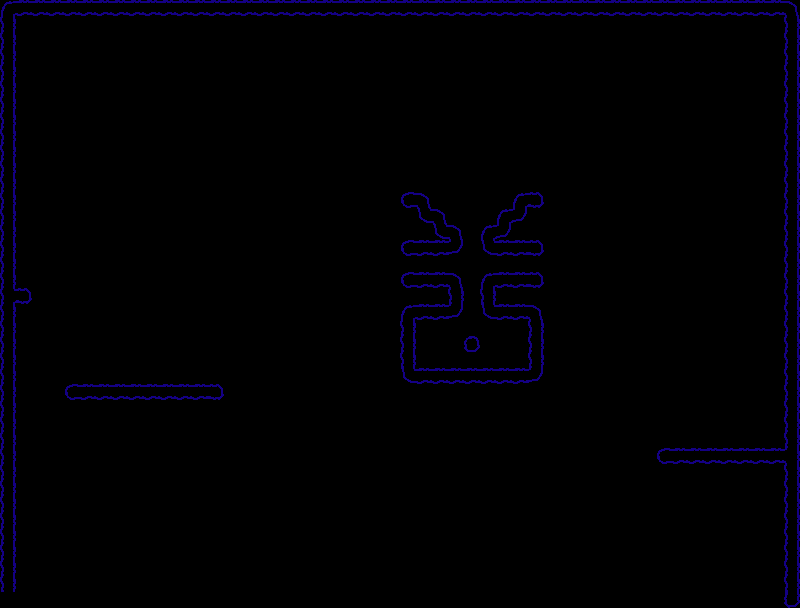

A 2D game scene composited from a Tiled map and its tileset images. What follows is a short description and the map's XML, with every tile layer's data as written:
An orthogonal 50x38 tile map with 16x16 px tiles, 1 tile layer (walls) and 62 objects (start).

<map version="1.0" orientation="orthogonal" renderorder="right-down" width="50" height="38" tilewidth="16" tileheight="16">
 <tileset firstgid="1" name="wallTile" tilewidth="16" tileheight="16">
  <image source="walls.png" width="256" height="64" />
 </tileset>
 <layer name="walls" width="50" height="38">
  <data encoding="csv">
10,2,2,2,2,2,2,2,2,2,2,2,2,2,2,2,2,2,2,2,2,2,2,2,2,2,2,2,2,2,2,2,2,2,2,2,2,2,2,2,2,2,2,2,2,2,2,2,2,11,
5,0,0,0,0,0,0,0,0,0,0,0,0,0,0,0,0,0,0,0,0,0,0,0,0,0,0,0,0,0,0,0,0,0,0,0,0,0,0,0,0,0,0,0,0,0,0,0,0,5,
5,0,0,0,0,0,0,0,0,0,0,0,0,0,0,0,0,0,0,0,0,0,0,0,0,0,0,0,0,0,0,0,0,0,0,0,0,0,0,0,0,0,0,0,0,0,0,0,0,5,
5,0,0,0,0,0,0,0,0,0,0,0,0,0,0,0,0,0,0,0,0,0,0,0,0,0,0,0,0,0,0,0,0,0,0,0,0,0,0,0,0,0,0,0,0,0,0,0,0,5,
5,0,0,0,0,0,0,0,0,0,0,0,0,0,0,0,0,0,0,0,0,0,0,0,0,0,0,0,0,0,0,0,0,0,0,0,0,0,0,0,0,0,0,0,0,0,0,0,0,5,
5,0,0,0,0,0,0,0,0,0,0,0,0,0,0,0,0,0,0,0,0,0,0,0,0,0,0,0,0,0,0,0,0,0,0,0,0,0,0,0,0,0,0,0,0,0,0,0,0,5,
5,0,0,0,0,0,0,0,0,0,0,0,0,0,0,0,0,0,0,0,0,0,0,0,0,0,0,0,0,0,0,0,0,0,0,0,0,0,0,0,0,0,0,0,0,0,0,0,0,5,
5,0,0,0,0,0,0,0,0,0,0,0,0,0,0,0,0,0,0,0,0,0,0,0,0,0,0,0,0,0,0,0,0,0,0,0,0,0,0,0,0,0,0,0,0,0,0,0,0,5,
5,0,0,0,0,0,0,0,0,0,0,0,0,0,0,0,0,0,0,0,0,0,0,0,0,0,0,0,0,0,0,0,0,0,0,0,0,0,0,0,0,0,0,0,0,0,0,0,0,5,
5,0,0,0,0,0,0,0,0,0,0,0,0,0,0,0,0,0,0,0,0,0,0,0,0,0,0,0,0,0,0,0,0,0,0,0,0,0,0,0,0,0,0,0,0,0,0,0,0,5,
5,0,0,0,0,0,0,0,0,0,0,0,0,0,0,0,0,0,0,0,0,0,0,0,0,0,0,0,0,0,0,0,0,0,0,0,0,0,0,0,0,0,0,0,0,0,0,0,0,5,
5,0,0,0,0,0,0,0,0,0,0,0,0,0,0,0,0,0,0,0,0,0,0,0,0,0,0,0,0,0,0,0,0,0,0,0,0,0,0,0,0,0,0,0,0,0,0,0,0,5,
5,0,0,0,0,0,0,0,0,0,0,0,0,0,0,0,0,0,0,0,0,0,0,0,0,1,11,0,0,0,0,0,10,3,0,0,0,0,0,0,0,0,0,0,0,0,0,0,0,5,
5,0,0,0,0,0,0,0,0,0,0,0,0,0,0,0,0,0,0,0,0,0,0,0,0,0,13,11,0,0,0,10,12,0,0,0,0,0,0,0,0,0,0,0,0,0,0,0,0,5,
5,0,0,0,0,0,0,0,0,0,0,0,0,0,0,0,0,0,0,0,0,0,0,0,0,0,0,13,11,0,10,12,0,0,0,0,0,0,0,0,0,0,0,0,0,0,0,0,0,5,
5,0,0,0,0,0,0,0,0,0,0,0,0,0,0,0,0,0,0,0,0,0,0,0,0,1,2,2,12,0,13,2,2,3,0,0,0,0,0,0,0,0,0,0,0,0,0,0,0,5,
5,0,0,0,0,0,0,0,0,0,0,0,0,0,0,0,0,0,0,0,0,0,0,0,0,0,0,0,0,0,0,0,0,0,0,0,0,0,0,0,0,0,0,0,0,0,0,0,0,5,
5,0,0,0,0,0,0,0,0,0,0,0,0,0,0,0,0,0,0,0,0,0,0,0,0,1,2,2,11,0,10,2,2,3,0,0,0,0,0,0,0,0,0,0,0,0,0,0,0,5,
16,3,0,0,0,0,0,0,0,0,0,0,0,0,0,0,0,0,0,0,0,0,0,0,0,0,0,0,5,0,5,0,0,0,0,0,0,0,0,0,0,0,0,0,0,0,0,0,0,5,
5,0,0,0,0,0,0,0,0,0,0,0,0,0,0,0,0,0,0,0,0,0,0,0,0,10,2,2,12,0,13,2,2,11,0,0,0,0,0,0,0,0,0,0,0,0,0,0,0,5,
5,0,0,0,0,0,0,0,0,0,0,0,0,0,0,0,0,0,0,0,0,0,0,0,0,5,0,0,0,0,0,0,0,5,0,0,0,0,0,0,0,0,0,0,0,0,0,0,0,5,
5,0,0,0,0,0,0,0,0,0,0,0,0,0,0,0,0,0,0,0,0,0,0,0,0,5,0,0,0,14,0,0,0,5,0,0,0,0,0,0,0,0,0,0,0,0,0,0,0,5,
5,0,0,0,0,0,0,0,0,0,0,0,0,0,0,0,0,0,0,0,0,0,0,0,0,5,0,0,0,0,0,0,0,5,0,0,0,0,0,0,0,0,0,0,0,0,0,0,0,5,
5,0,0,0,0,0,0,0,0,0,0,0,0,0,0,0,0,0,0,0,0,0,0,0,0,13,2,2,2,2,2,2,2,12,0,0,0,0,0,0,0,0,0,0,0,0,0,0,0,5,
5,0,0,0,1,2,2,2,2,2,2,2,2,3,0,0,0,0,0,0,0,0,0,0,0,0,0,0,0,0,0,0,0,0,0,0,0,0,0,0,0,0,0,0,0,0,0,0,0,5,
5,0,0,0,0,0,0,0,0,0,0,0,0,0,0,0,0,0,0,0,0,0,0,0,0,0,0,0,0,0,0,0,0,0,0,0,0,0,0,0,0,0,0,0,0,0,0,0,0,5,
5,0,0,0,0,0,0,0,0,0,0,0,0,0,0,0,0,0,0,0,0,0,0,0,0,0,0,0,0,0,0,0,0,0,0,0,0,0,0,0,0,0,0,0,0,0,0,0,0,5,
5,0,0,0,0,0,0,0,0,0,0,0,0,0,0,0,0,0,0,0,0,0,0,0,0,0,0,0,0,0,0,0,0,0,0,0,0,0,0,0,0,0,0,0,0,0,0,0,0,5,
5,0,0,0,0,0,0,0,0,0,0,0,0,0,0,0,0,0,0,0,0,0,0,0,0,0,0,0,0,0,0,0,0,0,0,0,0,0,0,0,0,1,2,2,2,2,2,2,2,8,
5,0,0,0,0,0,0,0,0,0,0,0,0,0,0,0,0,0,0,0,0,0,0,0,0,0,0,0,0,0,0,0,0,0,0,0,0,0,0,0,0,0,0,0,0,0,0,0,0,5,
5,0,0,0,0,0,0,0,0,0,0,0,0,0,0,0,0,0,0,0,0,0,0,0,0,0,0,0,0,0,0,0,0,0,0,0,0,0,0,0,0,0,0,0,0,0,0,0,0,5,
5,0,0,0,0,0,0,0,0,0,0,0,0,0,0,0,0,0,0,0,0,0,0,0,0,0,0,0,0,0,0,0,0,0,0,0,0,0,0,0,0,0,0,0,0,0,0,0,0,5,
5,0,0,0,0,0,0,0,0,0,0,0,0,0,0,0,0,0,0,0,0,0,0,0,0,0,0,0,0,0,0,0,0,0,0,0,0,0,0,0,0,0,0,0,0,0,0,0,0,5,
5,0,0,0,0,0,0,0,0,0,0,0,0,0,0,0,0,0,0,0,0,0,0,0,0,0,0,0,0,0,0,0,0,0,0,0,0,0,0,0,0,0,0,0,0,0,0,0,0,5,
5,0,0,0,0,0,0,0,0,0,0,0,0,0,0,0,0,0,0,0,0,0,0,0,0,0,0,0,0,0,0,0,0,0,0,0,0,0,0,0,0,0,0,0,0,0,0,0,0,5,
5,0,0,0,0,0,0,0,0,0,0,0,0,0,0,0,0,0,0,0,0,0,0,0,0,0,0,0,0,0,0,0,0,0,0,0,0,0,0,0,0,0,0,0,0,0,0,0,0,5,
5,0,0,0,0,0,0,0,0,0,0,0,0,0,0,0,0,0,0,0,0,0,0,0,0,0,0,0,0,0,0,0,0,0,0,0,0,0,0,0,0,0,0,0,0,0,0,0,0,5,
0,0,0,0,0,0,0,0,0,0,0,0,0,0,0,0,0,0,0,0,0,0,0,0,0,0,0,0,0,0,0,0,0,0,0,0,0,0,0,0,0,0,0,0,0,0,0,0,0,6
</data>
 </layer>
 <objectgroup name="objects">
  <object name="start" gid="33" x="96" y="368" />
  <object gid="25" x="128" y="608" />
  <object gid="25" x="16" y="608" />
  <object gid="25" x="768" y="608" />
  <object gid="25" x="752" y="608" />
  <object gid="25" x="16" y="608" />
  <object gid="25" x="0" y="608" />
  <object gid="25" x="48" y="608" />
  <object gid="25" x="48" y="608" />
  <object gid="25" x="32" y="608" />
  <object gid="25" x="80" y="608" />
  <object gid="25" x="80" y="608" />
  <object gid="25" x="112" y="608" />
  <object gid="25" x="64" y="608" />
  <object gid="25" x="96" y="608" />
  <object gid="25" x="160" y="608" />
  <object gid="25" x="144" y="608" />
  <object gid="25" x="176" y="608" />
  <object gid="25" x="192" y="608" />
  <object gid="25" x="224" y="608" />
  <object gid="25" x="208" y="608" />
  <object gid="25" x="240" y="608" />
  <object gid="25" x="256" y="608" />
  <object gid="25" x="288" y="608" />
  <object gid="25" x="320" y="608" />
  <object gid="25" x="336" y="608" />
  <object gid="25" x="384" y="608" />
  <object gid="25" x="416" y="608" />
  <object gid="25" x="416" y="608" />
  <object gid="25" x="448" y="608" />
  <object gid="25" x="480" y="608" />
  <object gid="25" x="512" y="608" />
  <object gid="25" x="560" y="608" />
  <object gid="25" x="576" y="608" />
  <object gid="25" x="592" y="608" />
  <object gid="25" x="608" y="608" />
  <object gid="25" x="624" y="608" />
  <object gid="25" x="624" y="608" />
  <object gid="25" x="656" y="608" />
  <object gid="25" x="672" y="608" />
  <object gid="25" x="704" y="608" />
  <object gid="25" x="720" y="608" />
  <object gid="25" x="736" y="608" />
  <object gid="25" x="656" y="608" />
  <object gid="25" x="640" y="608" />
  <object gid="25" x="688" y="608" />
  <object gid="25" x="544" y="608" />
  <object gid="25" x="528" y="608" />
  <object gid="25" x="496" y="608" />
  <object gid="25" x="464" y="608" />
  <object gid="25" x="432" y="608" />
  <object gid="25" x="416" y="608" />
  <object gid="25" x="400" y="608" />
  <object gid="25" x="368" y="608" />
  <object gid="25" x="352" y="608" />
  <object gid="25" x="304" y="608" />
  <object gid="25" x="272" y="608" />
  <object gid="17" x="464" y="368" />
  <object gid="64" x="464" y="272">
   <properties>
    <property name="slowdown" value=".999" />
   </properties>
  </object>
  <object gid="63" x="112" y="192">
   <properties>
    <property name="body.mass" value="5" />
    <property name="slowdown" value=".3" />
   </properties>
  </object>
  <object gid="18" x="528" y="32" />
  <object gid="26" x="688" y="448" />
 </objectgroup>
</map>
